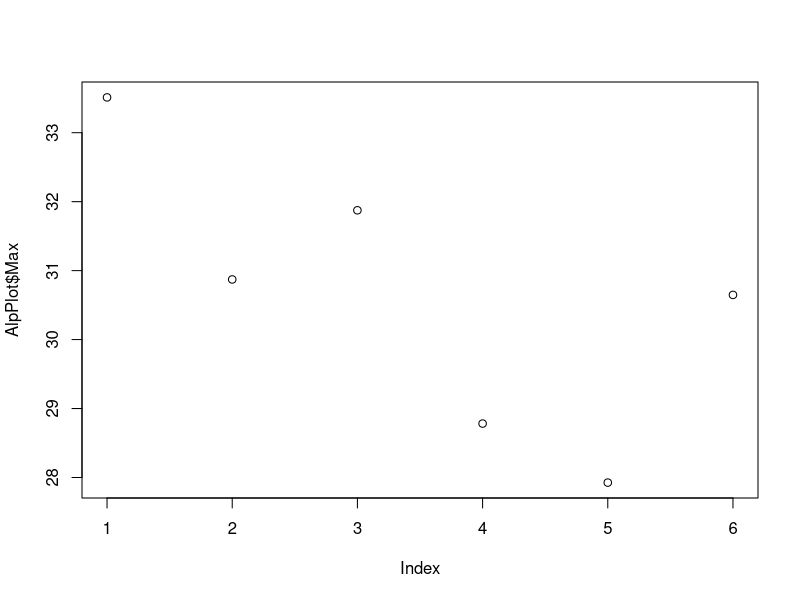
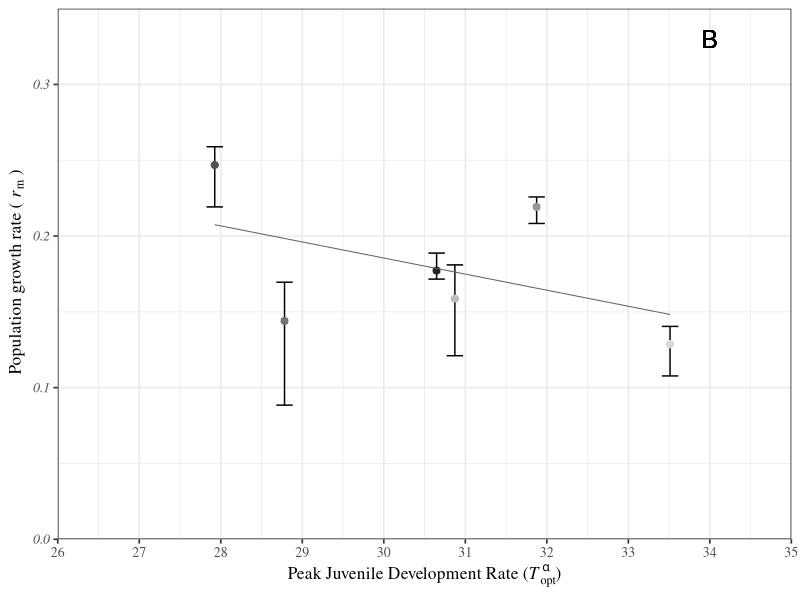
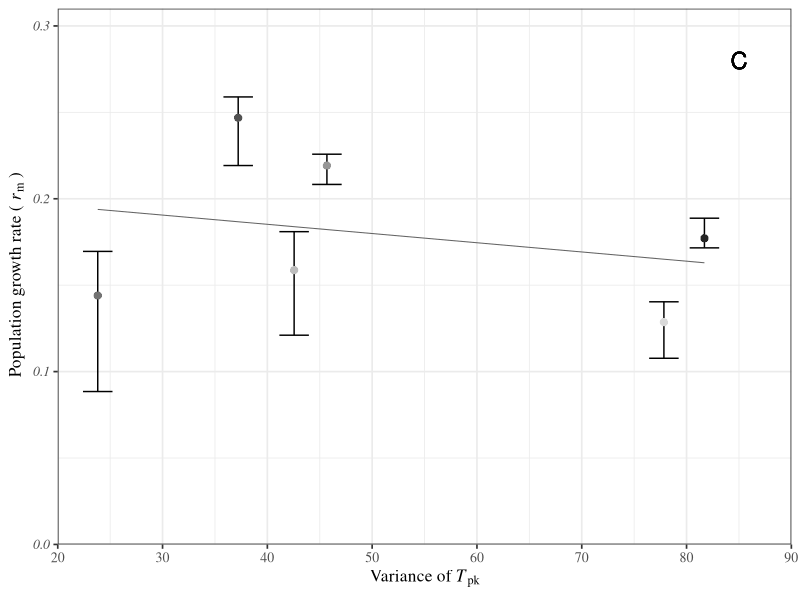
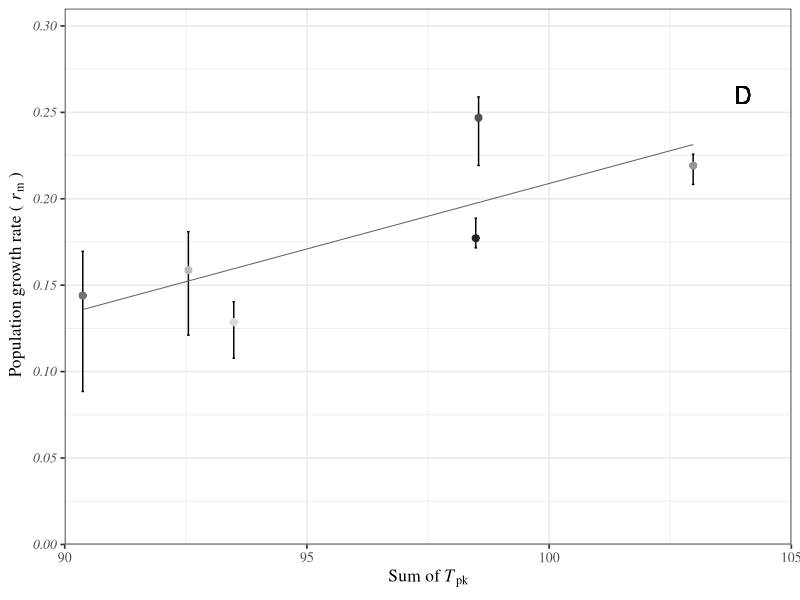
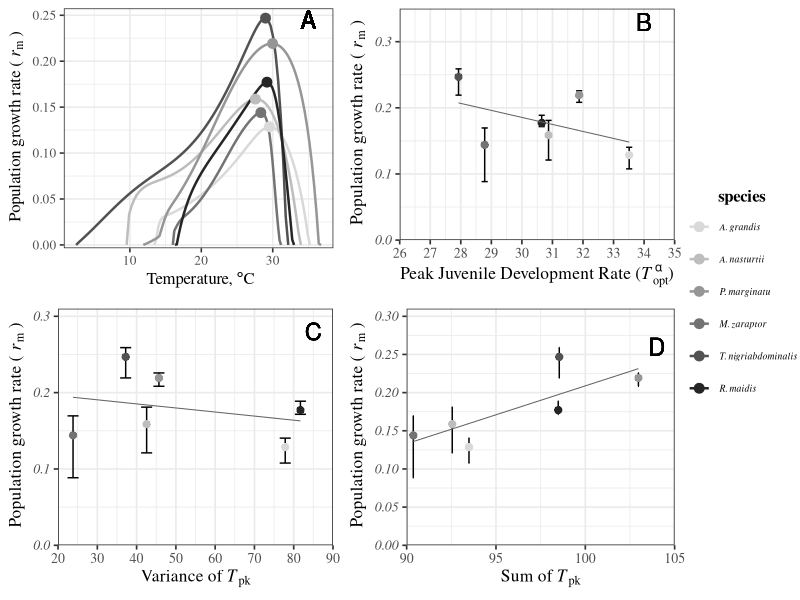

Source code (R) for these figures, in order: (Note: this script raises an error after producing the figures.)
## Figure 5 a b: R max with mistmatch
rm(list=ls())

library(ggplot2)
library(ggpubr)
library(tidyverse)

rmpredictions <- read.csv("rmprediction.csv")

rmPeak <- rmpredictions %>% group_by(species) %>%
          summarise(which(rmpredictions$estimate == max(estimate)))

rmPeakdata <- rmpredictions[rmPeak$`which(rmpredictions$estimate == max(estimate))`, ]
rmPeakdata <- rmPeakdata %>% rename(rmax = estimate)
##Fig 5a: Rm Curves##
fig5a <-  ggplot(rmpredictions, aes(temp,estimate,colour=species))+
  scale_x_continuous(expression(plain(paste(" Temperature, ",degree,"C"))))+
  scale_y_continuous(expression(plain(paste(" Population growth rate ("~italic(r)[m]~")"))),
                     limits=c(-0.001,0.255),
                     expand = c(0.01, 0),
                     breaks=seq(0,0.25, by=0.05))+
  theme_bw(base_size = 12)+
  geom_line(size=0.85)+
  # geom_hline(aes(yintercept = 0), linetype = 2, show.legend = FALSE)+
  scale_colour_manual(values = c("#d9d9d9","#bdbdbd","#969696","#737373","#525252","#252525"),
                      name=expression(bold("species")),
                      labels = c("A. grandis","A. nasturtii","P. marginatu",
                                 "M. zaraptor","T. nigriabdominalis","R. maidis"),
                      guide = guide_legend(nrow = 6,ncol =1 ,
                                           direction = "horizontal",
                                           title.position = "top",
                                           title.hjust=0.5))+
  theme(text=element_text(family="Times"))+
  theme(legend.text=element_text(family="Times",face = 'italic', size = 7), 
        legend.position = c(-0.4,0.68))+
  geom_text(aes(x = 35, y = 0.245,label = "A"), 
            parse = TRUE, size = 6, colour = "black")+
  theme(legend.title = element_blank())+
  theme(legend.margin=margin(t = -0.2, b = 0.1,r=0.1,l = 0.1, unit='cm'))+
  geom_point(data= rmPeakdata, aes(x=temp, y=rmax), size=3)

# fig5a


###Fig 5b###
Species <- rmPeakdata$species

alpha  <- as_tibble(read.csv('alpha_Tpks.csv', header = TRUE)) %>%
  filter(param=="topt") %>%
  filter(species %in% Species)%>%
  select(species,estimate, conf_lower, conf_upper,trait)

bpk  <- as_tibble(read.csv('bpk_Tpks.csv', header = TRUE)) %>%
  filter(param=="topt") %>%
  filter(species %in% Species)%>%
  select(species,estimate, conf_lower, conf_upper,trait)

z  <- as_tibble(read.csv('z_Tpks.csv', header = TRUE)) %>%
  filter(param=="topt") %>%
  filter(species %in% Species)%>%
  select(species,estimate, conf_lower, conf_upper,trait)

zj  <- as_tibble(read.csv('zj_Tpks.csv', header = TRUE)) %>%
  filter(param=="topt") %>%
  filter(species %in% Species)%>%
  select(species,estimate, conf_lower, conf_upper,trait)

AllOpt<- rbind(alpha,bpk,z,zj)

#Calculate variance and Sum
##Testing, delete later
# AllOpt <- rbind(alpha, bpk, zj)

##

OptVar <- AllOpt %>% group_by(species) %>%
          summarise(variance = var(estimate))
OptSum <- AllOpt %>% group_by(species) %>%
  summarise(sum = sum(estimate))


######Plots with fitness#######

## 1. Fitness with alpha
AlpPlot <- left_join(rmPeakdata, alpha, by="species")
AlpLM <- lm(AlpPlot$rmax~AlpPlot$estimate)

AlpLMData <- predict(AlpLM, interval = "confidence")
AlpPlot <- cbind(AlpPlot,AlpLMData)

plot(AlpPlot$estimate, AlpPlot$Max)

Alp_rmax <- ggplot(AlpPlot, aes(x=estimate, y=rmax)) +
  geom_errorbar(aes(ymin = rmax_lwr, ymax = rmax_upr),col="#000000") +
  geom_point(size = 2.5, col=c("#d9d9d9","#bdbdbd","#969696","#737373","#525252","#252525"),stroke=0.2)+
  theme_bw(base_size = 12.5) +
  # theme(axis.title.y = element_blank())+
  scale_x_continuous(expression(plain(paste("Peak Juvenile Development Rate (", italic(T)[opt]^alpha,")"))),
                     limits =c(26,35),
                     expand = c(0, 0),
                     breaks=seq(26,35, by=1))+
  scale_y_continuous(expression(plain(paste(" Population growth rate ("~italic(r)[m]~")"))),
                     limits =c(0,0.35),
                     expand = c(0, 0),
                     breaks=seq(0,1, by=0.1))+
  theme(legend.position = 'none',legend.text = element_text(size = 10),
        axis.text.y = element_text(face = 'italic'))+
  theme(text=element_text(family="Times"))+
  geom_text(aes(x = 34, y = 0.33,label = "B"), 
            parse = TRUE, size = 6, colour = "black") +
  geom_line(aes(estimate,fit),AlpPlot,size=0.35,col="#636363")

Alp_rmax

###### 2. Variance Plot #######
VarPlot <- left_join(rmPeakdata, OptVar, by="species")
VarLM <- lm(VarPlot$rmax~VarPlot$variance)

VarLMData <- predict(VarLM, interval = "confidence")
VarPlot <- cbind(VarPlot,VarLMData)


Var_rmax<- ggplot(VarPlot, aes(x=variance, y=rmax)) +
  geom_errorbar(aes(ymin = rmax_lwr, ymax = rmax_upr),col="#000000") +
  geom_point(size = 2.5, col=c("#d9d9d9","#bdbdbd","#969696","#737373","#525252","#252525"),stroke=0.2)+
  theme_bw(base_size = 12.5) +
  # theme(axis.title.y = element_blank())+
  scale_x_continuous(expression(plain(paste("Variance of ", italic(T)[pk]))),
                     limits =c(20,90),
                     expand = c(0, 0),
                     breaks=seq(20,90, by=10))+
  scale_y_continuous(expression(plain(paste(" Population growth rate ("~italic(r)[m]~")"))),
                     limits =c(0,0.31),
                     expand = c(0, 0),
                     breaks=seq(0,1, by=0.1))+
  theme(legend.position = 'none',legend.text = element_text(size = 10),
        axis.text.y = element_text(face = 'italic'))+
  theme(text=element_text(family="Times"))+
  geom_text(aes(x = 85, y = 0.28,label = "C"), 
            parse = TRUE, size = 6, colour = "black") +
  geom_line(aes(variance,fit),VarPlot,size=0.35,col="#636363")
Var_rmax


##### 3. Sum of Topts #### 
SumPlot <- left_join(rmPeakdata, OptSum)
SumLM <- lm(SumPlot$rmax~ SumPlot$sum)

SumLMData <- predict(SumLM, interval = "confidence")
SumPlot <- cbind(SumPlot,SumLMData)

Sum_rmax <- ggplot(SumPlot, aes(x=sum, y=rmax)) +
  geom_errorbar(aes(ymin = rmax_lwr, ymax = rmax_upr),col="#000000") +
  geom_point(size = 2.5, col=c("#d9d9d9","#bdbdbd","#969696","#737373","#525252","#252525"),stroke=0.2)+
  theme_bw(base_size = 12.5) +
  # theme(axis.title.y = element_blank())+
  scale_x_continuous(expression(plain(paste("Sum of ", italic(T)[pk]))),
                     limits =c(90,105),
                     expand = c(0, 0),
                     breaks=seq(20,200, by=5))+
  scale_y_continuous(expression(plain(paste(" Population growth rate ("~italic(r)[m]~")"))),
                     limits =c(0,0.31),
                     expand = c(0, 0),
                     breaks=seq(0,1, by=0.05))+
  theme(legend.position = 'none',legend.text = element_text(size = 10),
        axis.text.y = element_text(face = 'italic'))+
  theme(text=element_text(family="Times"))+
  geom_text(aes(x = 104, y = 0.26,label = "D"), 
            parse = TRUE, size = 6, colour = "black") +
  geom_line(aes(sum,fit),SumPlot,size=0.35,col="#636363")

Sum_rmax

fig5 <- ggarrange(fig5a,Alp_rmax,Var_rmax,Sum_rmax,nrow=2,ncol=2,
                  common.legend = T, legend="right")
fig5

ggsave("../results/Fig5.pdf",fig5, width = 20, height =20, 
       units = "cm",device = cairo_pdf)
  